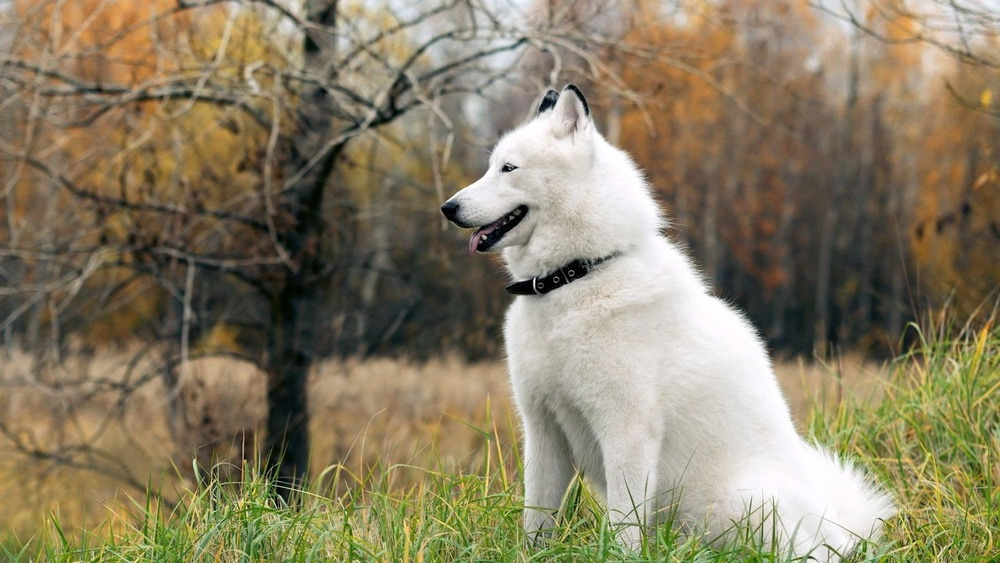
#> input picture lab1_4/dog.jpeg, 1000 x 563 px, shrunk from 1470 x 827 before the run
$ python main.py
#> lines starting #> are read from the running program, lines starting #| are printed output that depends on the picture; after the words box and inside, x2 and y2 are one past the last pixel; in counts of white or black regions, pixels touching at a corner belong together
import numpy as np
import cv2

# Создаем пустую функцию
def nothing(args):
    pass

# Создаем окно для отображения результата и бегунки
cv2.namedWindow("setup")
cv2.createTrackbar("T", "setup", 0, 255, nothing)
#> slider 'T' is set to 85
cv2.createTrackbar("C", "setup", 0, 255, nothing)  # Добавлен бегунок для параметра C
#> slider 'C' is set to 85

fn = "dog.jpeg"  # Путь к файлу с картинкой
img = cv2.imread(fn)  # Загрузка изображения
#> img is the input picture: shape (563, 1000, 3); mean B, G, R 100.7, 127, 137.4
imgray = cv2.cvtColor(img, cv2.COLOR_BGR2GRAY)
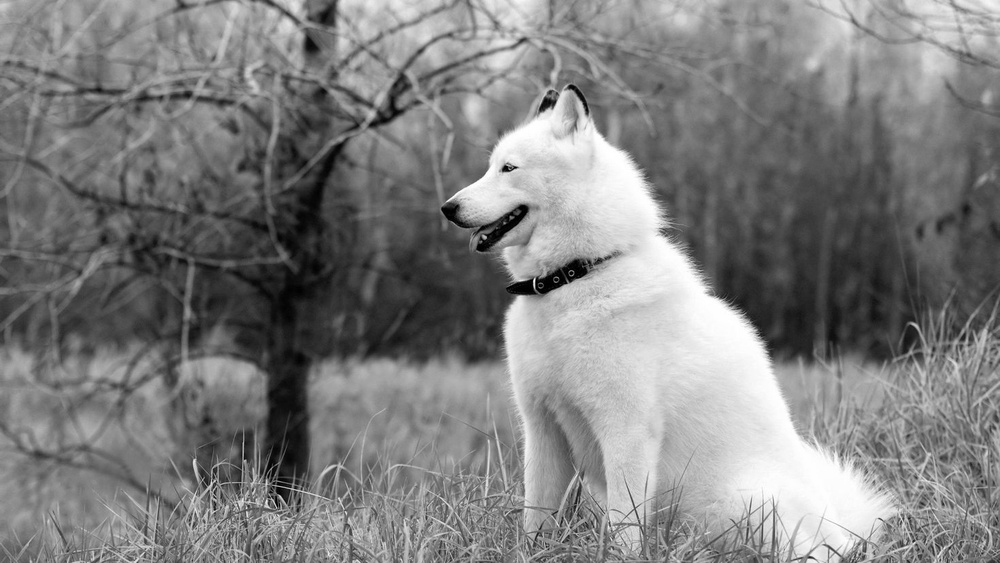
#> imgray: shape (563, 1000); min 0, max 255, mean 127.1

while True:
    T = cv2.getTrackbarPos('T', 'setup')
    C = cv2.getTrackbarPos('C', 'setup') - 128  # Значение C смещается на -128 для использования в cv2.adaptiveThreshold()

    # Применяем адаптивную бинаризацию
    img_new = cv2.adaptiveThreshold(imgray, 255, cv2.ADAPTIVE_THRESH_MEAN_C, cv2.THRESH_BINARY, 2* T +3, C)
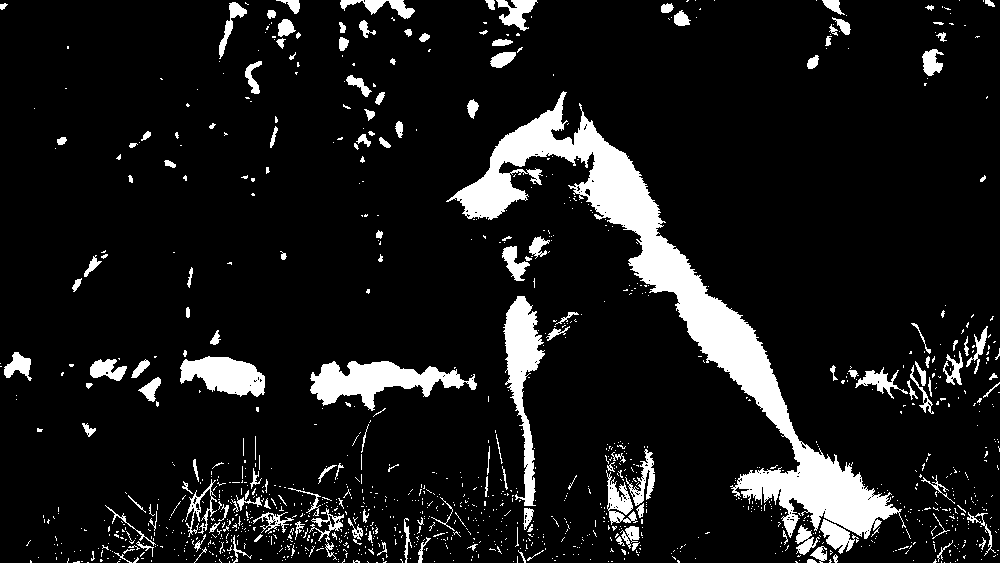
#> img_new: shape (563, 1000); 10.2% white; 1249 white regions (1088 under 20 px), largest, box (x1, y1, x2, y2) and area: (446, 91, 906, 539) 26675, (310, 361, 477, 411) 3879, (503, 296, 545, 506) 3510

    cv2.imshow('img', img_new)

    if cv2.waitKey(33) & 0xFF == ord('q'):
#> (key q is pressed here)
        break

cv2.destroyAllWindows()
